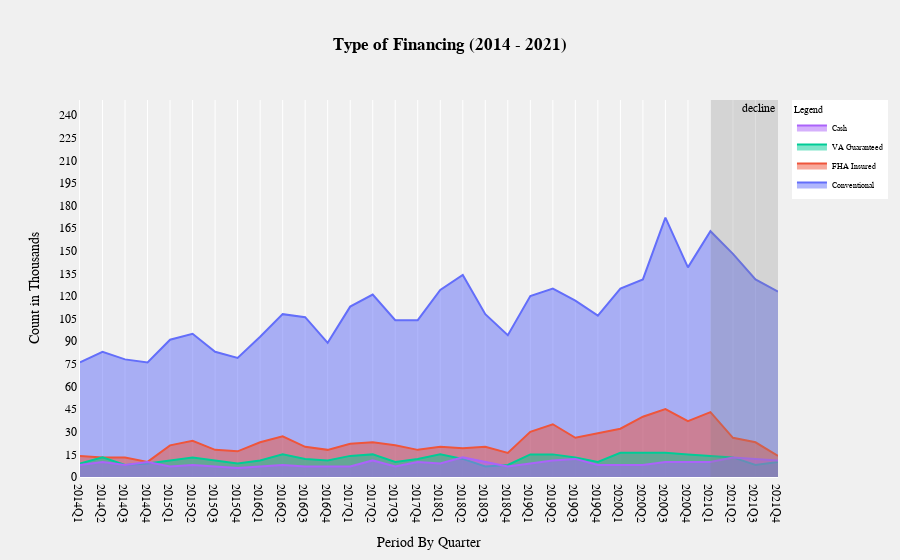

The notebook cell this image was saved under:
### Code cell
#sold_finance_type.reset_index(inplace = True)
'''Run The Above before displaying the figure'''
#sold_finance_type.drop(['index', 'level_0'], inplace = True, axis = 1)




fig2 = go.Figure()
fig2.add_trace(go.Scatter(x = sold_finance_type.Period, y = sold_finance_type['Conventional'], name = 'Conventional',stackgroup='one'))
fig2.add_trace(go.Scatter(x = sold_finance_type.Period, y = sold_finance_type['FHA Insured'], name = 'FHA Insured',stackgroup='two'))
fig2.add_trace(go.Scatter(x = sold_finance_type.Period, y = sold_finance_type['VA Guaranteed'], name = 'VA Guaranteed',stackgroup='three'))
fig2.add_trace(go.Scatter(x = sold_finance_type.Period, y = sold_finance_type['Cash'], name = 'Cash',stackgroup='four'))
fig2.update_layout(title_text = '<b>Type of Financing (2014 - 2021)<b>',
                  title_x = 0.5,
                  
                  yaxis_title = 'Count in Thousands',
                  yaxis_range = [0,250],
                  yaxis_dtick = 15,
                  xaxis_title = 'Period By Quarter',
                  font = dict(family = 'verdana',
                             size = 12,
                             color = 'black',
                             ),
                  yaxis_showgrid = False,
                  yaxis_linecolor = 'white',
                  legend = dict(bgcolor ='white',
                                title = 'Legend',
                                font = dict(color = 'black',size = 8)
                               ),
                   paper_bgcolor = 'rgb(240, 240, 240)',
                  plot_bgcolor = 'rgb(240, 240, 240)',
                  clickmode = 'select',
                  dragmode = 'drawline',
                  transition = dict(duration = 1000,
                                   easing = 'bounce-in',
                                   ordering = 'traces first'))

fig2.add_vrect(x0 = '2021Q1', x1 = '2021Q4', col =1, fillcolor="gray",opacity=0.25, line_width=0,annotation_text="decline")

### Figure 1 — Plotly figure (JSON) as saved in the notebook; plotly's stock layout.template omitted (floating-point values rounded to 4 significant figures)
{"data": [{"name": "Conventional", "stackgroup": "one", "type": "scatter", "x": ["2014Q1", "2014Q2", "2014Q3", "2014Q4", "2015Q1", "2015Q2", "2015Q3", "2015Q4", "2016Q1", "2016Q2", "2016Q3", "2016Q4", "2017Q1", "2017Q2", "2017Q3", "2017Q4", "2018Q1", "2018Q2", "2018Q3", "2018Q4", "2019Q1", "2019Q2", "2019Q3", "2019Q4", "2020Q1", "2020Q2", "2020Q3", "2020Q4", "2021Q1", "2021Q2", "2021Q3", "2021Q4"], "y": [76, 83, 78, 76, 91, 95, 83, 79, 93, 108, 106, 89, 113, 121, 104, 104, 124, 134, 108, 94, 120, 125, 117, 107, 125, 131, 172, 139, 163, 148, 131, 123]}, {"name": "FHA Insured", "stackgroup": "two", "type": "scatter", "x": ["2014Q1", "2014Q2", "2014Q3", "2014Q4", "2015Q1", "2015Q2", "2015Q3", "2015Q4", "2016Q1", "2016Q2", "2016Q3", "2016Q4", "2017Q1", "2017Q2", "2017Q3", "2017Q4", "2018Q1", "2018Q2", "2018Q3", "2018Q4", "2019Q1", "2019Q2", "2019Q3", "2019Q4", "2020Q1", "2020Q2", "2020Q3", "2020Q4", "2021Q1", "2021Q2", "2021Q3", "2021Q4"], "y": [14, 13, 13, 10, 21, 24, 18, 17, 23, 27, 20, 18, 22, 23, 21, 18, 20, 19, 20, 16, 30, 35, 26, 29, 32, 40, 45, 37, 43, 26, 23, 14]}, {"name": "VA Guaranteed", "stackgroup": "three", "type": "scatter", "x": ["2014Q1", "2014Q2", "2014Q3", "2014Q4", "2015Q1", "2015Q2", "2015Q3", "2015Q4", "2016Q1", "2016Q2", "2016Q3", "2016Q4", "2017Q1", "2017Q2", "2017Q3", "2017Q4", "2018Q1", "2018Q2", "2018Q3", "2018Q4", "2019Q1", "2019Q2", "2019Q3", "2019Q4", "2020Q1", "2020Q2", "2020Q3", "2020Q4", "2021Q1", "2021Q2", "2021Q3", "2021Q4"], "y": [9, 13, 8, 9, 11, 13, 11, 9, 11, 15, 12, 11, 14, 15, 10, 12, 15, 12, 7, 8, 15, 15, 13, 10, 16, 16, 16, 15, 14, 13, 8, 10]}, {"name": "Cash", "stackgroup": "four", "type": "scatter", "x": ["2014Q1", "2014Q2", "2014Q3", "2014Q4", "2015Q1", "2015Q2", "2015Q3", "2015Q4", "2016Q1", "2016Q2", "2016Q3", "2016Q4", "2017Q1", "2017Q2", "2017Q3", "2017Q4", "2018Q1", "2018Q2", "2018Q3", "2018Q4", "2019Q1", "2019Q2", "2019Q3", "2019Q4", "2020Q1", "2020Q2", "2020Q3", "2020Q4", "2021Q1", "2021Q2", "2021Q3", "2021Q4"], "y": [8, 10, 8, 10, 7, 8, 7, 6, 7, 8, 7, 7, 7, 11, 7, 10, 9, 13, 10, 7, 9, 11, 12, 8, 8, 8, 10, 10, 10, 13, 12, 11]}], "layout": {"annotations": [{"showarrow": false, "text": "decline", "x": "2021Q4", "xanchor": "right", "xref": "x", "y": 1, "yanchor": "top", "yref": "y domain"}], "clickmode": "select", "dragmode": "drawline", "font": {"color": "black", "family": "verdana", "size": 12}, "legend": {"bgcolor": "white", "font": {"color": "black", "size": 8}, "title": {"text": "Legend"}}, "paper_bgcolor": "rgb(240, 240, 240)", "plot_bgcolor": "rgb(240, 240, 240)", "shapes": [{"fillcolor": "gray", "line": {"width": 0}, "opacity": 0.25, "type": "rect", "x0": "2021Q1", "x1": "2021Q4", "xref": "x", "y0": 0, "y1": 1, "yref": "y domain"}], "title": {"text": "<b>Type of Financing (2014 - 2021)<b>", "x": 0.5}, "transition": {"duration": 1000, "easing": "bounce-in", "ordering": "traces first"}, "xaxis": {"title": {"text": "Period By Quarter"}}, "yaxis": {"dtick": 15, "linecolor": "white", "range": [0, 250], "showgrid": false, "title": {"text": "Count in Thousands"}}}}
